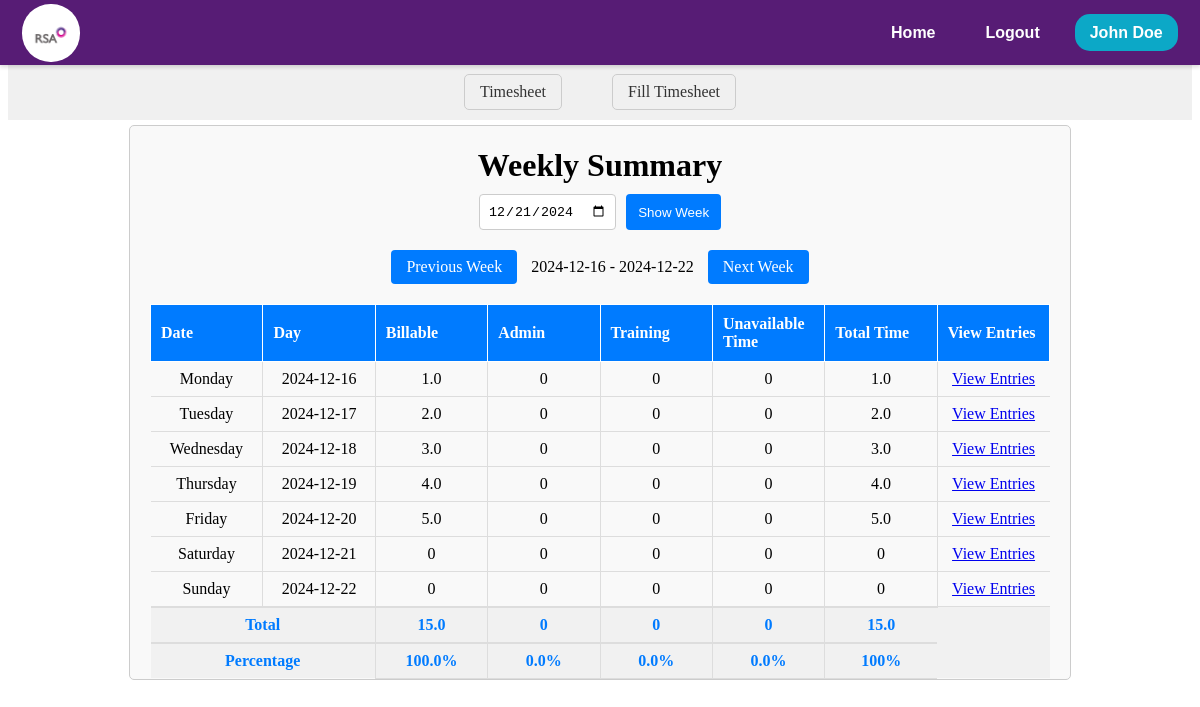
/timesheet/summary (signed in), run on the app's committed database.
### models.py (models this page shows, shortened)
class EmpWD(db.Model, UserMixin):
    __tablename__ = 'EmpWD'
    EMPID = db.Column(db.String(255), primary_key=True)
    username = db.Column(db.String(255), unique=True, nullable=False)
    EName = db.Column(db.String(255))
    DOJRS = db.Column(db.Date)
    DOJSIPL = db.Column(db.Date, nullable=True)
    Profile = db.Column(db.String(255))
    Status = db.Column(db.String(50))
    SIPLLevel = db.Column(db.String(50))
    RSALevel = db.Column(db.String(50))
    EEMail = db.Column(db.String(255))
    IEMail = db.Column(db.String(255))
    Landline = db.Column(db.String(20))
    Mobile = db.Column(db.String(20))
    Ext = db.Column(db.String(10))
    Secretary = db.Column(db.String(255))
    SecretaryID = db.Column(db.String(255))
    SystemID = db.Column(db.String(255))
    Password = db.Column(db.String(255), nullable=False)
    Team = db.Column(db.String(255))
    LineManager = db.Column(db.String(255))
    LineManagerID = db.Column(db.String(255))
    AlternateContatName = db.Column(db.String(255))
    AlternateContatID = db.Column(db.String(255))
    DateofLeavingRSAASIPL = db.Column(db.Date)
    ReasonforLeaving = db.Column(db.String(255))
    LineManager2 = db.Column(db.String(255))
    ITAdmin = db.Column(db.String(255))
    HRAdmin = db.Column(db.String(255))
    TrnAdmin = db.Column(db.String(255))
    FinAdmin = db.Column(db.String(255))
    Field6 = db.Column(db.String(255))
    Field7 = db.Column(db.String(255))
    def get_id(self):
        return self.EMPID

class TimesheetEntry(db.Model):
    __tablename__ = 'Timesheet_database'
    Uniq_ID = db.Column(db.String(255), primary_key=True)
    EmpID = db.Column(db.String(10), nullable=False)
    DateofEntry = db.Column(db.Date, nullable=False)
    StartTime = db.Column(db.String(255))
    EndTime = db.Column(db.String(255))
    Hours = db.Column(db.Float)
    Minutes = db.Column(db.Float)
    AllocationType = db.Column(db.String(50))
    Category1 = db.Column(db.String(50))
    Category2 = db.Column(db.String(50))
    Category3 = db.Column(db.String(50))
    ProjectCode = db.Column(db.String(10))
    Category5 = db.Column(db.String(50))
    Category6 = db.Column(db.String(50))
    Comment = db.Column(db.String(255))
    Team = db.Column(db.String(255), nullable=False)
    Status = db.Column(db.String(20))
    SubmitDate = db.Column(db.DateTime, default=lambda: datetime.now(timezone.utc))
    RecordType = db.Column(db.String(50))
    WO_Percent = db.Column(db.Float)
    WO_Units = db.Column(db.Integer)
    NetUnits = db.Column(db.Integer)
    BaseRate = db.Column(db.Float)
    Billed_Label = db.Column(db.String(50))
    WOFF_Reason = db.Column(db.String(255))
    LastUploadDate = db.Column(db.DateTime, onupdate=lambda: datetime.now(timezone.utc))
    LastUpdatedBy = db.Column(db.String(50))
    InvNum =db.Column(db.Float)
    FinalRate = db.Column(db.Float)
    SSMA_TimeStamp = db.Column(db.DateTime )

### routes/timesheet/timesheet.py (the view, shortened to what this page needs)
@timesheet_bp.route('/summary')
@login_required
def timesheet_summary():
    try:
        selected_date_str = request.args.get('selected_date')
        selected_date = datetime.strptime(selected_date_str, '%Y-%m-%d').date() if selected_date_str else datetime.now(timezone.utc).date()
        week_start = selected_date - timedelta(days=selected_date.weekday())
        week_end = week_start + timedelta(days=6)
        user_timesheets = TimesheetEntry.query.filter(
            TimesheetEntry.EmpID == current_user.get_id(),
            TimesheetEntry.DateofEntry >= week_start,
            TimesheetEntry.DateofEntry <= week_end
        ).all()
        entries_by_date = {week_start + timedelta(days=i): [] for i in range(7)}
        for entry in user_timesheets:
            entries_by_date[entry.DateofEntry].append(entry)
        weekly_summary = []
        total_billable = 0
        total_admin = 0
        total_training = 0
        total_unavailable = 0
        total_time = 0
        for day, entries in entries_by_date.items():
            billable_time = 0
            admin_time = 0
            training_time = 0
            unavailable_time = 0
            day_total_time = 0
            for entry in entries:
                time_in_hours = entry.Hours + (entry.Minutes / 60)
                if entry.AllocationType.lower() == 'billable':
                    billable_time += time_in_hours
                day_total_time += time_in_hours
            billable_time = round(billable_time, 2)
            admin_time = round(admin_time, 2)
            training_time = round(training_time, 2)
            unavailable_time = round(unavailable_time, 2)
            day_total_time = round(day_total_time, 2)
            summary = {
                'date': day,
                'billable_time': billable_time,
                'nonbillable_admin_time': admin_time,
                'nonbillable_training_time': training_time,
                'unavailable_time': unavailable_time,
                'total_time': day_total_time,
                'entries': entries
            }
            weekly_summary.append(summary)
            total_billable += billable_time
            total_admin += admin_time
            total_training += training_time
            total_unavailable += unavailable_time
            total_time += day_total_time
        percentages = {
            'billable': round((total_billable / total_time) * 100, 2) if total_time > 0 else 0,
            'admin': round((total_admin / total_time) * 100, 2) if total_time > 0 else 0,
            'training': round((total_training / total_time) * 100, 2) if total_time > 0 else 0,
            'unavailable': round((total_unavailable / total_time) * 100, 2) if total_time > 0 else 0,
            'total': 100.0 if total_time > 0 else 0,
        }
        prev_week_date = week_start - timedelta(days=7)
        next_week_date = week_start + timedelta(days=7)
        return render_template(
            'timesheet/timesheet-summery/timesheet_summary.html',
            weekly_summary=weekly_summary,
            total_billable=total_billable,
            total_admin=total_admin,
            total_training=total_training,
            total_unavailable=total_unavailable,
            total_time=total_time,
            percentages=percentages,
            selected_date=selected_date,
            week_start=week_start,
            week_end=week_end,
            prev_week_date=prev_week_date,
            next_week_date=next_week_date,
            user=current_user
        )
    except Exception as e:
            db.session.rollback()
            session['error_type'] = "Internal Server Error"
            session['error_message'] = "Unable to get Summery at this Moment"
            session['error_code'] = 500
            return redirect(url_for('error.error_page'))

### app.py (called while the page is built)
@app.before_request
def session_management():
    session.permanent = True

@login_manager.user_loader
def load_user(user_id):
    session = db.session
    return session.get(EmpWD, user_id)

### templates/timesheet/timesheet-summery/timesheet_summary.html (shortened to what this page needs)
<!DOCTYPE html>
<html lang="en">
  <head>
    <link
      rel="stylesheet"
      href="{{ url_for('static', filename='css/timesheet/view_summary.css') }}"
    />
  </head>
  <body>
    {% include 'navbar/navbar.html' %}
    <nav class="ts-nav-container">
      <div class="ts-nav-center">
        <a href="/timesheet" class="ts-nav-link">Timesheet</a>
        <a href="/timesheet/fill" class="ts-nav-link">Fill Timesheet</a>
      </div>
    </nav>
    <div class="summary-box">
      <div class="ts-summary-container">
        <h1 class="ts-summary-title">Weekly Summary</h1>
        <form
          action="{{ url_for('timesheet.timesheet_summary') }}"
          method="get"
          class="ts-summary-form"
        >
          <input
            type="date"
            id="selected_date"
            name="selected_date"
            value="{{ selected_date }}"
            required
            class="ts-summary-date-input"
          />
          <button type="submit" class="ts-summary-button">Show Week</button>
        </form>
        <div class="ts-summary-navigation">
          <a
            href="{{ url_for('timesheet.timesheet_summary', selected_date=prev_week_date) }}"
            class="ts-summary-link"
            >Previous Week</a
          >
          <span>{{ week_start }} - {{ week_end }}</span>
          <a
            href="{{ url_for('timesheet.timesheet_summary', selected_date=next_week_date) }}"
            class="ts-summary-link"
            >Next Week</a
          >
        </div>
        <table class="ts-summary-table">
          <thead>
            <tr>
              <th class="ts-summary-header">Date</th>
              <th class="ts-summary-header">Day</th>
              <th class="ts-summary-header">Billable</th>
              <th class="ts-summary-header">Admin</th>
              <th class="ts-summary-header">Training</th>
              <th class="ts-summary-header">Unavailable Time</th>
              <th class="ts-summary-header">Total Time</th>
              <th class="ts-summary-header">View Entries</th>
            </tr>
          </thead>
          <tbody>
            {% for day in weekly_summary %}
            <tr>
              <td class="ts-summary-data">{{ day.date.strftime('%A') }}</td>
              <td class="ts-summary-data">{{ day.date }}</td>
              <td class="ts-summary-data">{{ day.billable_time }}</td>
              <td class="ts-summary-data">{{ day.nonbillable_admin_time }}</td>
              <td class="ts-summary-data">
                {{ day.nonbillable_training_time }}
              </td>
              <td class="ts-summary-data">{{ day.unavailable_time }}</td>
              <td class="ts-summary-data">{{ day.total_time }}</td>
              <td class="ts-summary-data">
                <a href="{{ url_for('timesheet.view_entries', date=day.date) }}"
                  >View Entries</a
                >
              </td>
            </tr>
            {% endfor %}
          </tbody>
          <tfoot>
            <tr>
              <td colspan="2" class="ts-summary-total">Total</td>
              <td class="ts-summary-total ts-summary-data">
                {{ total_billable }}
              </td>
              <td class="ts-summary-total ts-summary-data">
                {{ total_admin }}
              </td>
              <td class="ts-summary-total ts-summary-data">
                {{ total_training }}
              </td>
              <td class="ts-summary-total ts-summary-data">
                {{ total_unavailable }}
              </td>
              <td class="ts-summary-total ts-summary-data">{{ total_time }}</td>
              <td></td>
            </tr>
            <tr>
              <td colspan="2" class="ts-summary-percentage">Percentage</td>
              <td class="ts-summary-percentage ts-summary-data">
                {{ percentages.billable }}%
              </td>
              <td class="ts-summary-percentage ts-summary-data">
                {{ percentages.admin }}%
              </td>
              <td class="ts-summary-percentage ts-summary-data">
                {{ percentages.training }}%
              </td>
              <td class="ts-summary-percentage ts-summary-data">
                {{ percentages.unavailable }}%
              </td>
              <td class="ts-summary-percentage ts-summary-data">100%</td>
              <td></td>
            </tr>
          </tfoot>
        </table>
      </div>
    </div>
  </body>
</html>

### templates/navbar/navbar.html (shortened to what this page needs)
<!DOCTYPE html>
<html lang="en">
  <head>
    <link
      rel="stylesheet"
      href="{{ url_for('static', filename='css/navbar/navbar.css') }}"
    />
  </head>
  <body>
    <header id="navbar">
      <nav class="navbar-container container">
        <a href="/home" class="home-link">
          <div class="navbar-logo">
            <img
              src="{{ url_for('static', filename='images/logo.png') }}"
              alt="Logo"
            />
          </div>
        </a>
        <div class="navbar-links">
          <a class="navbar-link" href="/home">Home</a>
          <a class="navbar-link" href="/logout">Logout</a>
          <div class="navInfo" data-toggle="false">
            <a class="navbar-link-name" href="#">
              <span>{{user.EName}}</span>
            </a>
          </div>
        </div>
      </nav>
    </header>
  </body>
</html>

### static/css/timesheet/view_summary.css (style rules this page uses)
.summary-box { margin-top: 5px; }
.ts-summary-container { max-width: 900px; margin: 0 auto; padding: 0px 20px 00px 20px; border: 1px solid #ccc; border-radius: 5px; background-color: #f9f9f9; }
.ts-summary-title { text-align: center; margin-bottom: 10px; }
.ts-summary-form { display: flex; justify-content: center; margin-bottom: 20px; }
.ts-summary-date-input { padding: 8px; border: 1px solid #ccc; border-radius: 4px; margin-right: 10px; }
.ts-summary-button { background-color: #007bff; color: white; padding: 8px 12px; border: none; border-radius: 4px; cursor: pointer; }
.ts-summary-navigation { text-align: center; margin-bottom: 20px; }
.ts-summary-link { margin: 0 10px; text-decoration: none; color: #007bff; }
.ts-summary-table { width: 100%; border-collapse: collapse; table-layout: fixed; }
.ts-summary-header { background-color: #007bff; color: white; padding: 10px; text-align: left; width: 14.28%; border: 1px solid white; }
.ts-summary-data { padding: 8px; border-bottom: 1px solid #ddd; text-align: center; border-left: 1px solid #ddd; }
.ts-summary-data:first-child { border-left: none; }
.ts-summary-navigation a { display: inline-block; padding: 8px 15px; margin: 0 10px; text-decoration: none; color: white; background-color: #007bff; border-radius: 4px; }
.ts-nav-container { margin-top: 64px; margin-bottom: 5px; display: flex; justify-content: center; align-items: center; padding: 10px 20px; background-color: #f0f0f0; }
.ts-nav-center { display: flex; }
.ts-nav-link { margin: 0 25px; text-decoration: none; color: #333; border: 1px solid #ccc; padding: 8px 15px; border-radius: 5px; }
.ts-summary-table tfoot { background-color: #f1f1f1; }
.ts-summary-total, .ts-summary-percentage { padding: 8px; text-align: center; font-weight: bold; color: #007bff; border-top: 2px solid #ddd; }

### static/css/navbar/navbar.css (style rules this page uses)
#navbar { --navbar-bg-color: #571c75; --navbar-text-color: #fff; --navbar-text-color-focus: #fff; --navbar-bg-contrast: rgb(255, 0, 85); position: fixed; top: 0; left: 0; right: 0; height: 65px; background-color: var(--navbar-bg-color); box-shadow: 0 2px 4px rgba(0, 0, 0, 0.15); z-index: 99; font-weight: 700; font-family: sans-serif; }
.navbar-container { display: flex; justify-content: space-between; align-items: center; height: 100%; padding: 0 1.4rem; }
.home-link { display: flex; align-items: center; }
.navbar-logo { background-color: var(--navbar-text-color-focus); border-radius: 49%; width: 58px; height: 58px; margin-right: 0.5em; }
.navbar-logo img { width: 46px; margin-top: 0.55rem; margin-left: 0.34rem; }
.navbar-links { display: flex; align-items: center; gap: 20px; }
.navbar-link { color: var(--navbar-text-color); text-decoration: none; border-radius: 15px; padding: 10px 15px; transition: background-color 0.3s ease; border-radius: 15px; }
.navbar-link-name { background-color: #0ca8c7; color: #fff; padding: 10px 15px; border-radius: 15px; text-decoration: none; }
.navInfo { position: relative; color: black; }

### data on the page
EmpWD: EName "John Doe"
TimesheetEntry: date "Monday", date "2024-12-16", billable_time "1.0", nonbillable_admin_time "0", nonbillable_training_time "0", unavailable_time "0", total_time "1.0"
TimesheetEntry: date "Tuesday", date "2024-12-17", billable_time "2.0", nonbillable_admin_time "0", nonbillable_training_time "0", unavailable_time "0", total_time "2.0"
TimesheetEntry: date "Wednesday", date "2024-12-18", billable_time "3.0", nonbillable_admin_time "0", nonbillable_training_time "0", unavailable_time "0", total_time "3.0"
TimesheetEntry: date "Thursday", date "2024-12-19", billable_time "4.0", nonbillable_admin_time "0", nonbillable_training_time "0", unavailable_time "0", total_time "4.0"
TimesheetEntry: date "Friday", date "2024-12-20", billable_time "5.0", nonbillable_admin_time "0", nonbillable_training_time "0", unavailable_time "0", total_time "5.0"

### other printed values
{{ week_start }} "2024-12-16"
{{ week_end }} "2024-12-22"
{{ day.date.strftime('%A') }} "Saturday" "Sunday"
{{ day.date }} "2024-12-21" "2024-12-22"
{{ day.billable_time }} "0" "0"
{{ day.nonbillable_admin_time }} "0" "0"
{{ day.nonbillable_training_time }} "0" "0"
{{ day.unavailable_time }} "0" "0"
{{ day.total_time }} "0" "0"
{{ total_billable }} "15.0"
{{ total_admin }} "0"
{{ total_training }} "0"
{{ total_unavailable }} "0"
{{ total_time }} "15.0"
{{ percentages.billable }} "100.0"
